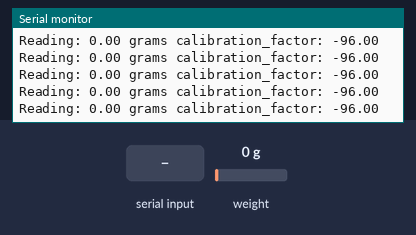
This sketch was run on a simulated ESP8266 (NodeMCU). Parts: the last lines printed to the serial monitor. The inputs (shaded band) are chosen by the test bench; at power-on: weight on the scale 0 g.

Above: at 3.3 s.
3.4 s: weight on the scale set to 100 g
At 3.45 s:
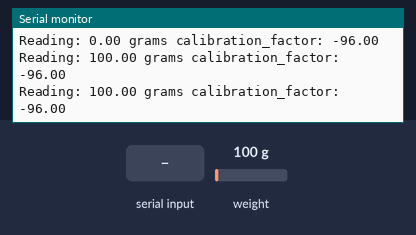
6.4 s: "+" received over Serial
At 6.47 s:
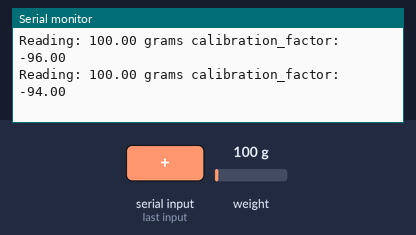
7.9 s: "a" received over Serial
At 7.97 s:
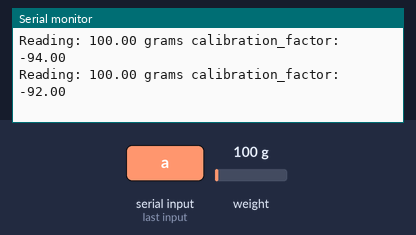
9.4 s: weight on the scale set to 1250 g
At 9.48 s:
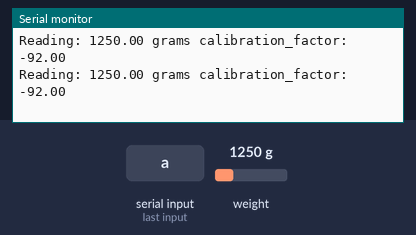
Timing chart, 0 to 11.9 s (numbered marks = the images above; inputs shaded):
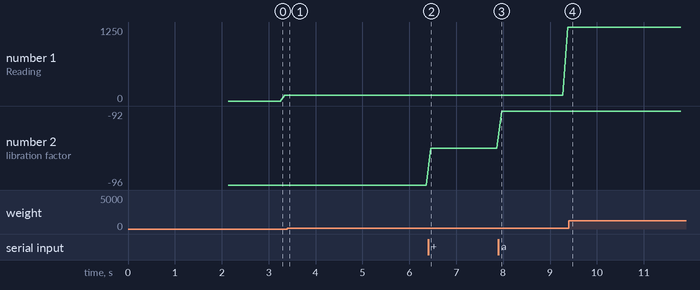

Measured:
- after the input at 3.4 s, the serial monitor: prints a new line after 0.05 s (image 1)
- after the input at 6.4 s, the serial monitor: prints a new line after 0.06 s (image 2)
- after the input at 7.9 s, the serial monitor: prints a new line after 0.07 s (image 3)
- after the input at 9.4 s, the serial monitor: prints a new line after 0.08 s (image 4)
- plotted number 1: 100 → 1250 after the input at 7.9 s
- plotted number 2: -96 → -94 after the input at 6.4 s, -94 → -92 after the input at 7.9 s

The sketch:

NT-20220712_CALIBRATION.ino
```cpp
#include "HX711.h"

// HX711 Wiring
#define DOUT  D5
#define CLK  D6

HX711 scale;

float calibration_factor = -96.00; // Hasil kalibrasi
float grams;

void setup() {
  Serial.begin(9600);
  scale.begin(DOUT, CLK);
  Serial.println("HX711 calibration sketch");
  Serial.println("Remove all weight from scale");
  Serial.println("After readings begin, place known weight on scale");
  Serial.println("Press + or a to increase calibration factor");
  Serial.println("Press - or z to decrease calibration factor");

  scale.set_scale();
  scale.tare();  //Reset the scale to 0

  long zero_factor = scale.read_average(); //Get a baseline reading
  Serial.print("Zero factor: "); //This can be used to remove the need to tare the scale. Useful in permanent scale projects.
  Serial.println(zero_factor);
}

void loop() {

  scale.set_scale(calibration_factor); //Adjust to this calibration factor

  Serial.print("Reading: ");
  grams = scale.get_units(), 10;
  if (grams < 0)
  {
    grams = 0.00;
  }

  Serial.print(grams);
  Serial.print(" grams");
  Serial.print(" calibration_factor: ");
  Serial.print(calibration_factor);
  Serial.println();

  if(Serial.available())
  {
    char temp = Serial.read();
    if(temp == '+' || temp == 'a')
      calibration_factor += 2;
    else if(temp == '-' || temp == 'z')
      calibration_factor -= 2;
  }
}
```
